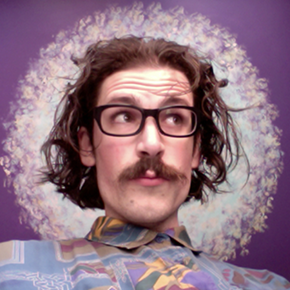
#> input picture images/MyPic.png, 290 x 290 px, found by its file name
$ python whitepxlimage_SKS.py
#> lines starting #> are read from the running program, lines starting #| are printed output that depends on the picture; after the words box and inside, x2 and y2 are one past the last pixel; in counts of white or black regions, pixels touching at a corner belong together
#!/usr7bin/python3
import cv2

img=cv2.imread('MyPic.png')
#> img is the input picture: shape (290, 290, 3); mean B, G, R 129.8, 115.2, 144.3
img[150,120][0]=255
#> img: shape (290, 290, 3); under 0.01% of pixels changed, all inside (x1, y1, x2, y2) = (120, 150, 121, 151)
img[150,120][1]=0
#> img: shape (290, 290, 3); mean B, G, R 129.8, 115.2, 144.3
img[150,120][2]=0
#> img: shape (290, 290, 3); mean B, G, R 129.8, 115.2, 144.3
#img[150,120] = [255,0,0]
print('Pixel value is ',img.item(150,120,0))
#| Pixel value is  255

print('Pixel value is ',img.item(150,120,1))
#| Pixel value is  0

print('Pixel value is ',img.item(150,120,2))
#| Pixel value is  0
img = cv2.imread('MyPic.png')
img[:, :, 1] = 0
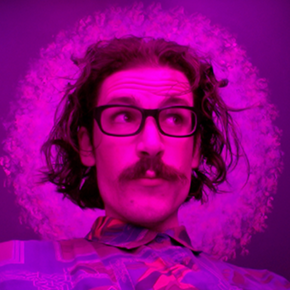
#> img: shape (290, 290, 3); mean B, G, R 129.8, 0, 144.3
img[:, :, 0] = 255
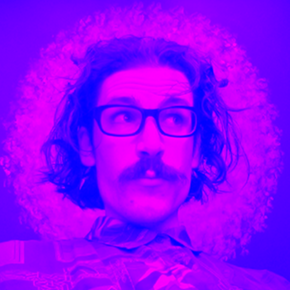
#> img: shape (290, 290, 3); mean B, G, R 255, 0, 144.3
print('Pixel value is ',img.item(150,120,0))
#| Pixel value is  255

print('Pixel value is ',img.item(150,120,1))
#| Pixel value is  0

print('Pixel value is ',img.item(150,120,2))
#| Pixel value is  238
cv2.imwrite('Modified_white_image.png',img)


img = cv2.imread('MyPic.png')
my_roi = img[0:100, 0:100]
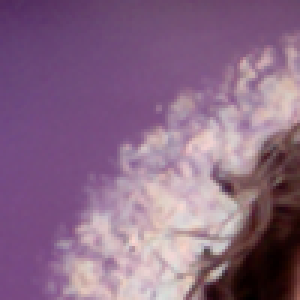
#> my_roi: shape (100, 100, 3) (shown 3 times larger); mean B, G, R 132.7, 104.6, 137.6
#> (the run stopped early here; a loop or call above may not have finished)
